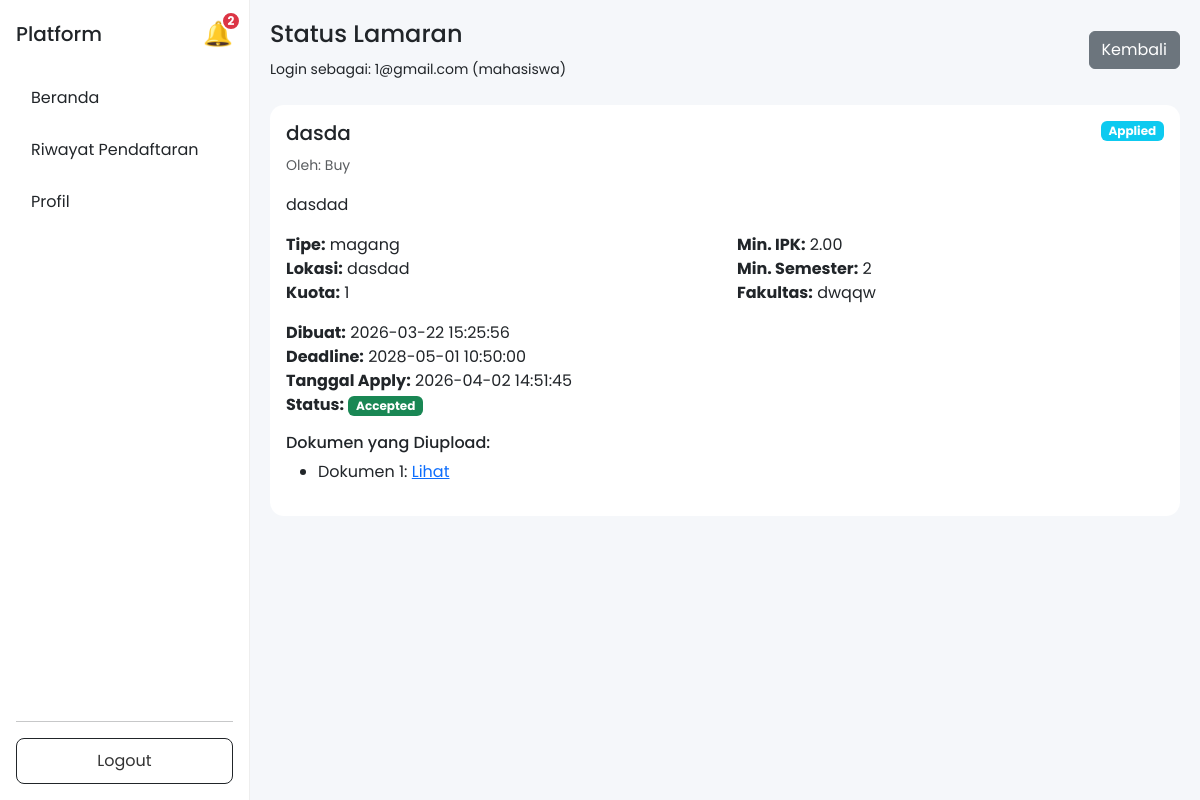
/views/mahasiswa/already_applied.php?id=3 (signed in), run on the app's committed database.
### tables this page shows
CREATE TABLE `lamaran` (
  `id` int NOT NULL,
  `mahasiswa_id` int NOT NULL,
  `peluang_id` int NOT NULL,
  `is_recommended` tinyint(1) DEFAULT '0',
  `tanggal_apply` timestamp NULL DEFAULT CURRENT_TIMESTAMP,
  `status` enum('pending','accepted','rejected') DEFAULT 'pending',
  `result_published` tinyint(1) DEFAULT '0' COMMENT 'Status: 0=not published, 1=published to mahasiswa'
);

CREATE TABLE `peluang` (
  `id` int NOT NULL,
  `mitra_id` int NOT NULL,
  `judul` varchar(150) NOT NULL,
  `deskripsi` text NOT NULL,
  `tipe` enum('magang','kursus') NOT NULL,
  `lokasi` varchar(100) DEFAULT NULL,
  `kuota` int DEFAULT '0',
  `min_ipk` decimal(3,2) DEFAULT '0.00',
  `min_semester` int DEFAULT '1',
  `fakultas` varchar(100) DEFAULT NULL,
  `deadline` datetime NOT NULL,
  `status` enum('pending','approved','rejected') DEFAULT 'approved',
  `created_at` timestamp NULL DEFAULT CURRENT_TIMESTAMP,
  `closed_at` timestamp NULL DEFAULT NULL
);

CREATE TABLE `mitra` (
  `id` int NOT NULL,
  `user_id` int NOT NULL,
  `nama_organisasi` varchar(150) DEFAULT NULL,
  `deskripsi` text,
  `kontak` varchar(100) DEFAULT NULL,
  `status_verifikasi` enum('pending','approved','rejected') DEFAULT 'pending'
);

CREATE TABLE `dokumen` (
  `id` int NOT NULL,
  `lamaran_id` int NOT NULL,
  `jenis` varchar(50) DEFAULT NULL,
  `file_path` varchar(255) DEFAULT NULL,
  `uploaded_at` timestamp NULL DEFAULT CURRENT_TIMESTAMP
);

### views/mahasiswa/already_applied.php (the view, shortened to what this page needs)
<?php
include __DIR__ . '/../../config/database.php';
$peluang_id = (int)$_GET['id'];
$user_id = $_SESSION['user_id'];
$query = "SELECT id FROM mahasiswa WHERE user_id = ?";
$stmt = mysqli_prepare($conn, $query);
mysqli_stmt_bind_param($stmt, 'i', $user_id);
mysqli_stmt_execute($stmt);
$result = mysqli_stmt_get_result($stmt);
$mahasiswa = mysqli_fetch_assoc($result);
$mahasiswa_id = $mahasiswa['id'];
$query = "SELECT l.*, p.judul, p.deskripsi, p.tipe, p.lokasi, p.kuota, p.min_ipk, p.min_semester, p.fakultas, p.deadline, p.created_at, u.email as mitra_email, m.nama_organisasi
          FROM lamaran l
          JOIN peluang p ON l.peluang_id = p.id
          JOIN users u ON p.mitra_id = u.id
          LEFT JOIN mitra m ON u.id = m.user_id
          WHERE l.mahasiswa_id = ? AND l.peluang_id = ?";
$stmt = mysqli_prepare($conn, $query);
mysqli_stmt_bind_param($stmt, 'ii', $mahasiswa_id, $peluang_id);
mysqli_stmt_execute($stmt);
$result = mysqli_stmt_get_result($stmt);
$application = mysqli_fetch_assoc($result);
$query = "SELECT * FROM dokumen WHERE lamaran_id = ?";
$stmt = mysqli_prepare($conn, $query);
mysqli_stmt_bind_param($stmt, 'i', $application['id']);
mysqli_stmt_execute($stmt);
$documents = mysqli_stmt_get_result($stmt);
?>
<!DOCTYPE html>
<html>
<head>
    <link href="https://cdn.jsdelivr.net/npm/bootstrap@5.3.0/dist/css/bootstrap.min.css" rel="stylesheet">
    <link rel="stylesheet" href="../../assets/css/global.css">
    <link rel="stylesheet" href="../../assets/css/layout.css">
</head>
<body>
<div class="d-flex">
    <?php include __DIR__ . '/../layouts/sidebar.php'; ?>
    <div class="content">
        <div class="d-flex justify-content-between align-items-center mb-4">
            <div>
                <h4>Status Lamaran</h4>
                <small>
                    Login sebagai: <?php echo htmlspecialchars($_SESSION['email']); ?> (mahasiswa)
                </small>
            </div>
            <a href="../posts/detail.php?id=<?php echo $peluang_id; ?>" class="btn btn-secondary">Kembali</a>
        </div>
        <div class="card">
            <div class="card-body">
                <div class="d-flex justify-content-between align-items-start mb-3">
                    <div>
                        <h5><?php echo htmlspecialchars($application['judul']); ?></h5>
                        <small class="text-muted">
                            Oleh: <?php echo htmlspecialchars($application['nama_organisasi'] ?? $application['mitra_email']); ?>
                        </small>
                    </div>
                    <span class="badge bg-info">Applied</span>
                </div>
                <p class="mb-3"><?php echo nl2br(htmlspecialchars($application['deskripsi'])); ?></p>
                <div class="row mb-3">
                    <div class="col-md-6">
                        <strong>Tipe:</strong> <?php echo htmlspecialchars($application['tipe']); ?><br>
                        <strong>Lokasi:</strong> <?php echo htmlspecialchars($application['lokasi'] ?? 'Tidak ditentukan'); ?><br>
                        <strong>Kuota:</strong> <?php echo $application['kuota']; ?><br>
                    </div>
                    <div class="col-md-6">
                        <strong>Min. IPK:</strong> <?php echo $application['min_ipk']; ?><br>
                        <strong>Min. Semester:</strong> <?php echo $application['min_semester']; ?><br>
                        <strong>Fakultas:</strong> <?php echo htmlspecialchars($application['fakultas'] ?? 'Semua'); ?><br>
                    </div>
                </div>
                <div class="mb-3">
                    <strong>Dibuat:</strong> <?php echo $application['created_at']; ?><br>
                    <strong>Deadline:</strong> <?php echo $application['deadline']; ?><br>
                    <strong>Tanggal Apply:</strong> <?php echo $application['tanggal_apply']; ?><br>
                    <strong>Status:</strong>
                    <span class="badge <?php
                        if ($application['result_published'] == 0) {
                            echo 'bg-warning';
                            $display_status = 'Pending';
                        } else {
                            $display_status = ucfirst($application['status']);
                            echo ($application['status'] == 'accepted') ? 'bg-success' : 'bg-danger';
                        }
                    ?>">
                        <?php echo $display_status; ?>
                    </span>
                </div>
                <h6>Dokumen yang Diupload:</h6>
                <ul>
                    <?php while ($doc = mysqli_fetch_assoc($documents)): ?>
                        <li><?php echo htmlspecialchars($doc['jenis']); ?>: <a href="../../uploads/<?php echo htmlspecialchars($doc['file_path']); ?>" target="_blank">Lihat</a></li>
                    <?php endwhile; ?>
                </ul>
            </div>
        </div>
    </div>
</div>
</body>
</html>

### assets/css/global.css (style rules this page uses)
body { font-family: 'Poppins', sans-serif; background: linear-gradient(135deg, #f8f9fa, #eef1f5); margin: 0; padding: 0; }
.card { border: none; border-radius: 14px; }

### assets/css/layout.css (style rules this page uses)
body { margin: 0; font-family: 'Poppins', sans-serif; background: #f5f7fa; }
.content { flex: 1; padding: 20px; }

### data on the page
lamaran: peluang.judul "dasda", mitra.nama_organisasi "Buy", peluang.deskripsi "dasdad", peluang.tipe "magang", peluang.lokasi "dasdad", peluang.kuota "1", peluang.min_ipk "2.00", peluang.min_semester "2", peluang.fakultas "dwqqw", peluang.created_at "2026-03-22 15:25:56", peluang.deadline "2028-05-01 10:50:00", tanggal_apply "2026-04-02 14:51:45", status "Accepted"
dokumen: jenis "Dokumen 1"

### other printed values
$unread_count "2"
$_SESSION['email'] "1@gmail.com"
